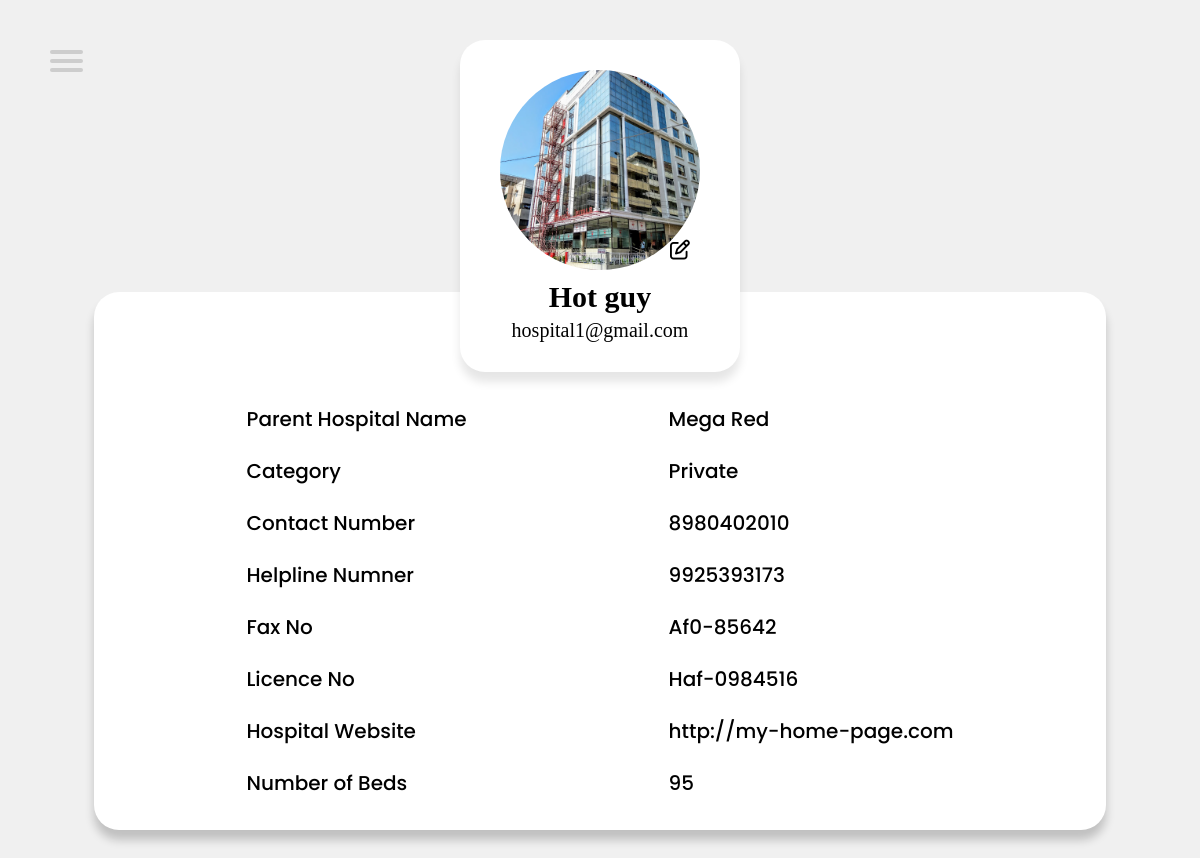
Screenshot of /hospitalProfile2.php (signed in) with the database file from the repository.
### tables this page shows
CREATE TABLE `hospitallogin` (
  `id` int(5) NOT NULL,
  `pass` varchar(255) NOT NULL,
  `email` varchar(50) NOT NULL,
  `imagename` varchar(100) DEFAULT NULL
);

CREATE TABLE `bloodcenterdetail` (
  `id` int(11) NOT NULL,
  `email` varchar(150) NOT NULL,
  `name` varchar(100) NOT NULL,
  `hospitalName` varchar(100) DEFAULT NULL,
  `category` varchar(15) NOT NULL,
  `contact` varchar(10) NOT NULL,
  `faxNo` varchar(20) DEFAULT NULL,
  `licenceNo` varchar(30) NOT NULL,
  `helplineNo` varchar(10) NOT NULL,
  `website` varchar(255) DEFAULT NULL,
  `beds` int(10) NOT NULL,
  `state` varchar(50) NOT NULL,
  `district` varchar(50) NOT NULL,
  `city` varchar(50) NOT NULL,
  `landmark` varchar(100) NOT NULL,
  `pincode` int(6) NOT NULL
);

### hospitalProfile2.php (the view, shortened to what this page needs)
<?php
require 'php/connection.php';
$id = $_SESSION["hospital_id"];
$fetch = "SELECT * FROM bloodcenterdetail where id = '$id'";
$result = mysqli_query($con, $fetch);
if ($result && mysqli_num_rows($result) > 0) {
    $data = mysqli_fetch_assoc($result);
}
$fetch = "SELECT * FROM hospitallogin where id = '$id'";
$result2 = mysqli_query($con, $fetch);
if ($result2 && mysqli_num_rows($result2) > 0) {
    $data2 = mysqli_fetch_assoc($result2);
}
?>
<!DOCTYPE html>
<html lang="en">
<head>
    <link rel="stylesheet" href="CSS/hospitalProfile2.css" />
    <link rel="stylesheet" href="https://cdnjs.cloudflare.com/ajax/libs/font-awesome/6.5.2/css/all.min.css"
 />
</head>
<body>
    <nav role="navigation">
        <div id="menuToggle">
            <span></span>
            <span></span>
            <span></span>
        </div>
    </nav>
    <div class="card">
        <div class="left">
            <div class="photo" style="background-image: url('<?php if (isset($data2["imagename"])) {
                echo 'profilePhotosHospital/' . $data2["imagename"];
            } else {
                echo 'Image/empty_profile.jpg';
            }
            ?>')">
                <form id="uploadForm" action="php/profileUploadHospital.php" method="post" enctype="multipart/form-data">
                </form>
                <i class="fa-regular fa-pen-to-square" id="penIcon" onclick="uploadFile()"></i>
            </div>
            <div class="info">
                <h1><?php echo $data["name"] ?></h1>
                <h2><?php echo $data["email"] ?></h2>
            </div>
        </div>
        <div class="right">
            <table>
                <tr>
                    <td>Parent Hospital Name</td>
                    <td><?php if (isset($data["hospitalName"])) {
                        echo $data["hospitalName"];
                    } else {
                        echo "Not Defined";
                    }
                    ?></td>
                </tr>
                <tr>
                    <td>Category</td>
                    <td><?php if (isset($data["category"])) {
                        echo $data["category"];
                    } else {
                        echo "Not Defined";
                    } ?></td>
                </tr>
                <tr>
                    <td>Contact Number</td>
                    <td><?php if (isset($data["contact"])) {
                        echo $data["contact"];
                    } else {
                        echo "Not Defined";
                    } ?></td>
                </tr>
                <tr>
                    <td>Helpline Numner</td>
                    <td><?php if (isset($data["helplineNo"])) {
                        echo $data["helplineNo"];
                    } else {
                        echo "Not Defined";
                    } ?></td>
                </tr>
                <tr>
                    <td>Fax No</td>
                    <td><?php if (isset($data["faxNo"])) {
                        echo $data["faxNo"];
                    } else {
                        echo "Not Defined";
                    } ?></td>
                </tr>
                <tr>
                    <td>Licence No</td>
                    <td><?php if (isset($data["licenceNo"])) {
                        echo $data["licenceNo"];
                    } else {
                        echo "Not Defined";
                    } ?></td>
                </tr>
                <tr>
                    <td>Hospital Website</td>
                    <td><?php if (isset($data["website"])) {
                        echo $data["website"];
                    } else {
                        echo "Not Defined";
                    } ?></td>
                </tr>
                <tr>
                    <td>Number of Beds</td>
                    <td><?php if (isset($data["beds"])) {
                        echo $data["beds"];
                    } else {
                        echo "Not Defined";
                    } ?></td>
                </tr>
            </table>
        </div>
    </div>
</body>
</html>

### CSS/hospitalProfile2.css (style rules this page uses)
* { margin: 0; padding: 0; box-sizing: border-box; }
html { font-size: 62.5%; scroll-behavior: smooth; overflow-x: hidden; background-color: rgb(240, 240, 240); }
body { font-family: poppins; display: grid; grid-template-rows: auto 2fr auto; width: 100vw; align-items: center; justify-content: center; }
#menuToggle { display: block; position: fixed; top: 50px; left: 50px; z-index: 9; -webkit-user-select: none; user-select: none; }
#menuToggle span { display: block; width: 33px; height: 4px; margin-bottom: 5px; position: relative; background: #cdcdcd; border-radius: 3px; z-index: 1; transform-origin: 4px 0px; transition: transform 0.5s cubic-bezier(0.77, 0.2, 0.05, 1), background 0.5s cubic-bezier(0.77, 0.2, 0.05, 1), opacity 0.55s ease; }
#menuToggle span:nth-last-child(2) { transform-origin: 0% 100%; }
.card { display: flex; flex-direction: column; align-items: center; justify-content: center; flex-wrap: nowrap; gap: 0rem; min-height: 100vh; position: relative; top: 2rem; margin: 2rem 0; }
.left, .info { display: flex; flex-direction: column; align-items: center; justify-content: center; }
.left { gap: 1rem; background-color: white; padding: 3rem 4rem; border-radius: 25px; box-shadow: 0px 10px 10px rgba(0, 0, 0, 0.1); z-index: 7; }
.photo { width: 200px; height: 200px; background-size: cover; background-position: top; border-radius: 500px; position: relative; }
.photo i { position: absolute; bottom: 10px; right: 10px; font-size: 2rem; transition: 0.5s ease; }
form { display: flex; gap: 5rem; flex-direction: column; align-items: center; justify-content: center; min-height: 100vh; }

### rows the page displays
hospitallogin: imagename (picture)
bloodcenterdetail: name "Hot guy", email "hospital1@gmail.com", hospitalName "Mega Red", category "Private", contact "8980402010", helplineNo "9925393173", faxNo "Af0-85642", licenceNo "Haf-0984516", website "http://my-home-page.com", beds "95"
